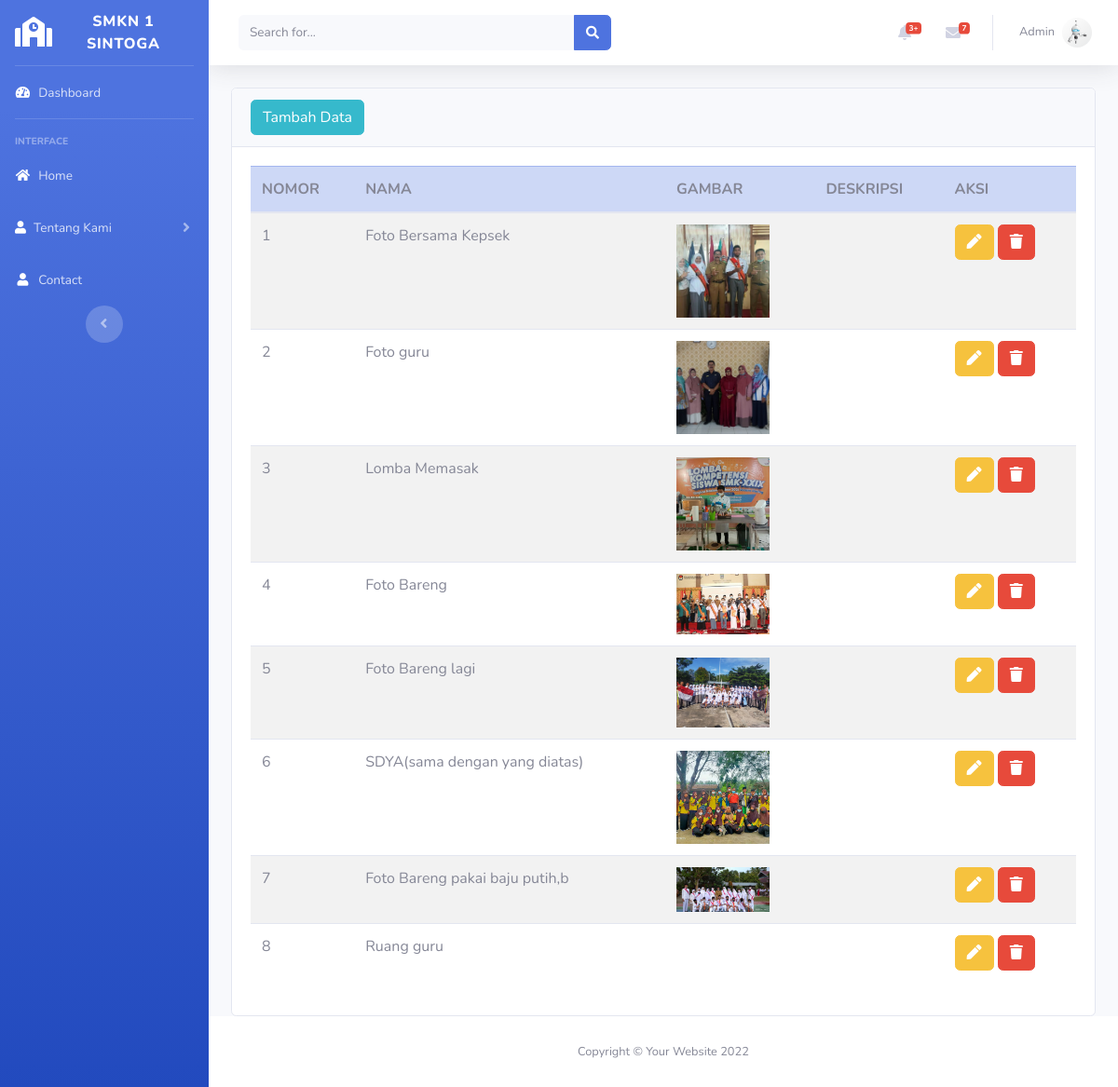
The app's page /backend/index.php?page=sarana_prasarana/sarana_prasarana (signed in) with its own data.
### tables this page shows
CREATE TABLE `sarana_prasarana` (
  `id_sp` int(5) NOT NULL,
  `nama` varchar(30) NOT NULL,
  `foto` varchar(288) NOT NULL,
  `deskripsi` text NOT NULL
);

### backend/sarana_prasarana/sarana_prasarana.php (the view)
<div class="card">
    <div class="card-header">
        <a href="?page=sarana_prasarana/tambah" class="btn btn-info">Tambah Data</a>
    </div>
    <div class="card-body">
    <table class="table table-striped">
    <thead>
      <tr class="table-primary">
        <th>NOMOR</th>
        <th>NAMA</th>
        <th>GAMBAR</th>
        <th>DESKRIPSI</th>
        <th>AKSI</th>
      </tr>
    </thead>
    <tbody>
      <?php
        $data = $koneksi->query("SELECT * FROM `sarana_prasarana`");
        foreach($data as $i =>$isi){
      ?>
        <tr>
          <td><?= $i+1 ?></td>
          <td><?= $isi['nama'] ?></td>
          <td><img src="foto/<?= $isi['foto'] ?>" width="100" alt=""></td>
          <td><?= $isi['deskripsi'] ?></td>
          <td>
            <a href="?page=sarana_prasarana/edit&id_sp=<?= $isi['id_sp']?>" class="btn btn-warning"><i class="fa solid fa-pen"></i></a>
            <a href="?page=sarana_prasarana/hapus&id_sp=<?= $isi['id_sp']?>" class="btn btn-danger"><i class="fa solid fa-trash"></i></a>
          </td>
        </tr>
      <?php }?>
    </tbody>
  </table>
    </div>
</div>

### backend/index.php (shortened to what this page needs)
<!DOCTYPE html>
<html lang="en">
<head>
    <link href="../asset/backend/vendor/fontawesome-free/css/all.min.css" rel="stylesheet" type="text/css">
    <link href="../asset/backend/css/sb-admin-2.min.css" rel="stylesheet">
</head>
<body id="page-top">
    <div id="wrapper">
        <?php
        include "component/sidebar.php";
        ?>
        <div id="content-wrapper" class="d-flex flex-column">
            <div id="content">
                <?php
                include "component/navbar.php";
                ?>
                <div class="container-fluid">
                   <?php
                   if (!empty($_GET['page'])){
                    include_once($_GET['page']. ".php");
                }
                else{
                    include "home1.php";
                }
                ?>
            </div>
        </div>
        <?php
        include "component/footer.php";
        ?>
    </div>
</div>
</body>
</html>

### backend/component/sidebar.php (shortened to what this page needs)
<ul class="navbar-nav bg-gradient-primary sidebar sidebar-dark accordion" id="accordionSidebar">
    <a class="sidebar-brand d-flex align-items-center justify-content-center" href="#">
        <div class="sidebar-brand-icon">
            <i class="fas fa-school"></i>
        </div>
        <div class="sidebar-brand-text mx-3">SMKN 1 SINTOGA</div>
    </a>
    <hr class="sidebar-divider my-0">
    <li class="nav-item">
        <a class="nav-link" href="?page=home1">
            <i class="fas fa-fw fa-tachometer-alt" style="color: white"></i>
            <span>Dashboard</span></a>
        </li>
        <hr class="sidebar-divider">
        <div class="sidebar-heading">
            Interface
        </div>
        <li class="nav-item">
                <a class="nav-link" href="?page=Profil/profil">
                    <i class="fas fa-fw fa-home" style="color: white"></i>
                    <span>Home</span></a>
            </li>
        <li class="nav-item">
            <a class="nav-link collapsed" href="#" data-toggle="collapse" data-target="#collapseTwo"
            aria-expanded="true" aria-controls="collapseTwo">
            <i class="fa fa-user" style="color: white"></i>
            <span>Tentang Kami</span>
        </a>
    </li>
   <li class="nav-item">
                <a class="nav-link" href="?page=contact/contact">
                    <i class="fas fa-fw fa-user" style="color: white"></i>
                    <span>Contact</span>
                </a>
</li>
        <div class="text-center d-none d-md-inline">
            <button class="rounded-circle border-0" id="sidebarToggle"></button>
        </div>
    </ul>

### backend/component/navbar.php (shortened to what this page needs)
<nav class="navbar navbar-expand navbar-light bg-white topbar mb-4 static-top shadow">
                    <form
                        class="d-none d-sm-inline-block form-inline mr-auto ml-md-3 my-2 my-md-0 mw-100 navbar-search">
                        <div class="input-group">
                            <input type="text" class="form-control bg-light border-0 small" placeholder="Search for..."
                                aria-label="Search" aria-describedby="basic-addon2">
                            <div class="input-group-append">
                                <button class="btn btn-primary" type="button">
                                    <i class="fas fa-search fa-sm"></i>
                                </button>
                            </div>
                        </div>
                    </form>
                    <ul class="navbar-nav ml-auto">
                        <li class="nav-item dropdown no-arrow mx-1">
                            <a class="nav-link dropdown-toggle" href="#" id="alertsDropdown" role="button"
                                data-toggle="dropdown" aria-haspopup="true" aria-expanded="false">
                                <i class="fas fa-bell fa-fw"></i>
                                <span class="badge badge-danger badge-counter">3+</span>
                            </a>
                        </li>
                        <li class="nav-item dropdown no-arrow mx-1">
                            <a class="nav-link dropdown-toggle" href="#" id="messagesDropdown" role="button"
                                data-toggle="dropdown" aria-haspopup="true" aria-expanded="false">
                                <i class="fas fa-envelope fa-fw"></i>
                                <span class="badge badge-danger badge-counter">7</span>
                            </a>
                        </li>
                        <li class="nav-item dropdown no-arrow">
                            <a class="nav-link dropdown-toggle" href="#" id="userDropdown" role="button"
                                data-toggle="dropdown" aria-haspopup="true" aria-expanded="false">
                                <span class="mr-2 d-none d-lg-inline text-gray-600 small"><?=  $_SESSION['username']?></span>
                                <img class="img-profile rounded-circle"
                                    src="../asset/backend/images/robot.jpg">
                            </a>
                        </li>
                    </ul>
                </nav>

### backend/component/footer.php
<footer class="sticky-footer bg-white">
                <div class="container my-auto">
                    <div class="copyright text-center my-auto">
                        <span>Copyright &copy; Your Website 2022</span>
                    </div>
                </div>
            </footer>

### records on screen
sarana_prasarana: nama "Foto Bersama Kepsek", foto (picture)
sarana_prasarana: nama "Foto guru", foto (picture)
sarana_prasarana: nama "Lomba Memasak", foto (picture)
sarana_prasarana: nama "Foto Bareng", foto (picture)
sarana_prasarana: nama "Foto Bareng lagi", foto (picture)
sarana_prasarana: nama "SDYA(sama dengan yang diatas)", foto (picture)
sarana_prasarana: nama "Foto Bareng pakai baju putih,b", foto (picture)
sarana_prasarana: nama "Ruang guru"

### other values on screen
$_SESSION['username'] "Admin"
